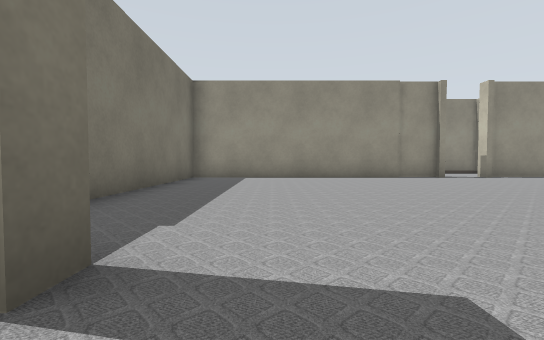
view 1 (above)

22 first-person views from a walk through a Gazebo world. The camera is 0.5 m above the floor, tilts 2° down and sees 90° across. Floor lines are 1 m apart. The floor is counted in squares, 1 m on a side. Each view is taken from the middle of a square. On the plan, view 1 faces up. The plan holds only what a view shows up to about 9 squares ahead; the rest is blank. The place goes on beyond the plan. The robots in the file are not drawn.

view 2
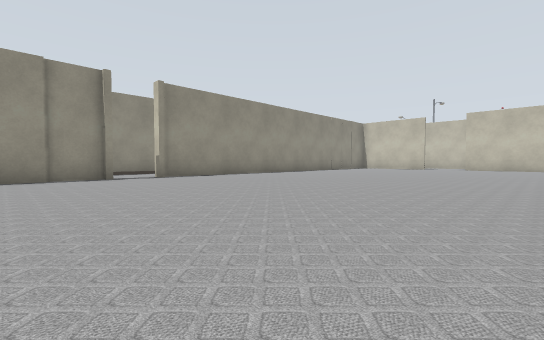

view 3
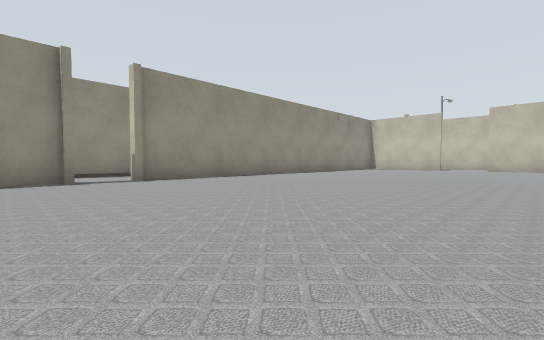

view 4
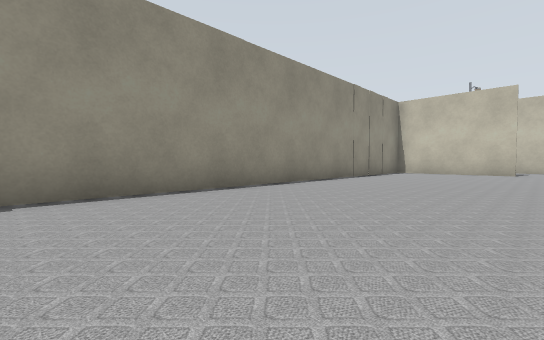

view 5
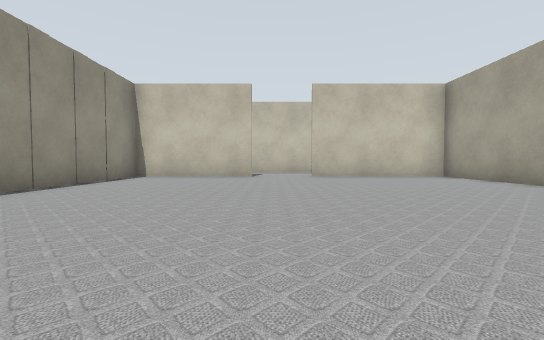

view 6
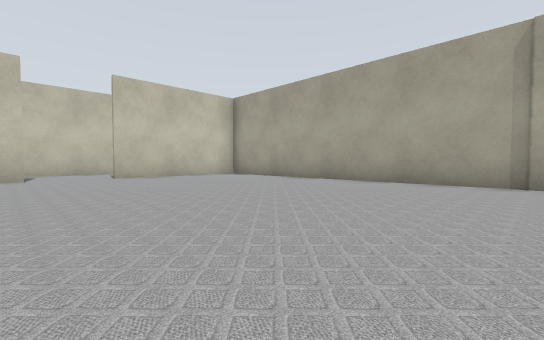

view 7
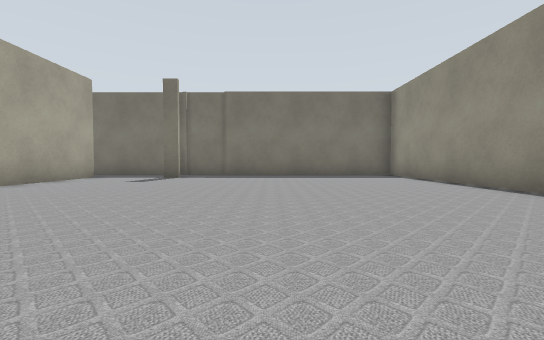

view 8
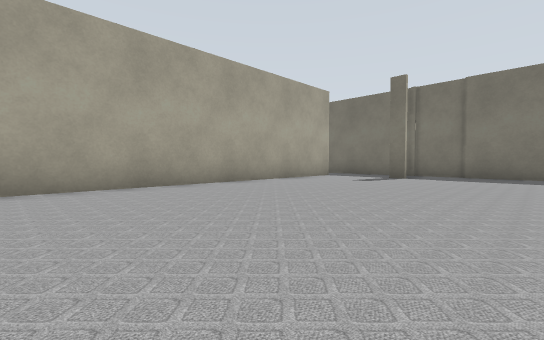

view 9
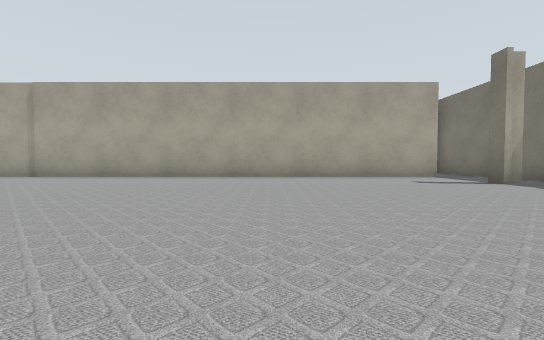

view 10
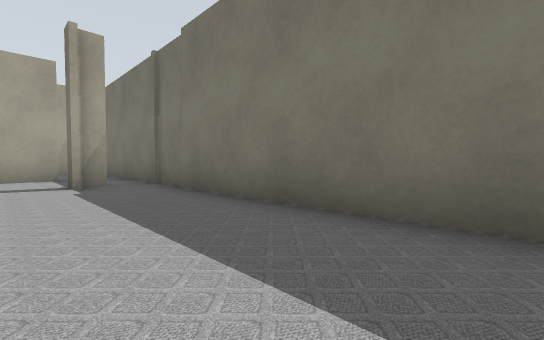

view 11
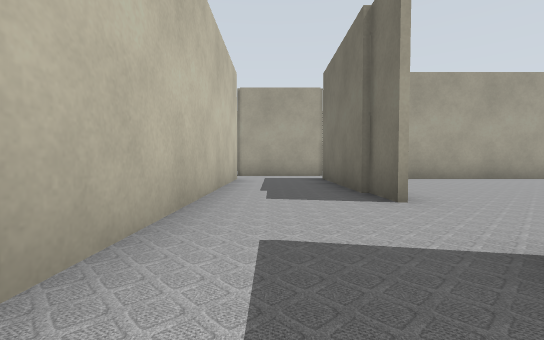

view 12
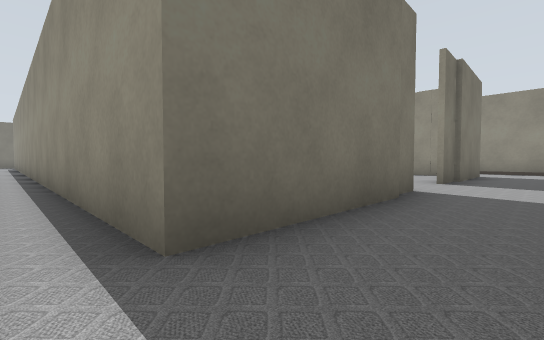

view 13
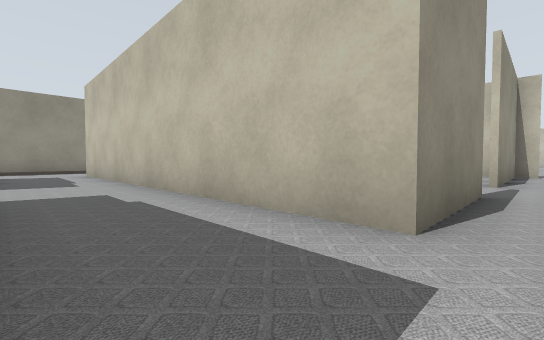

view 14
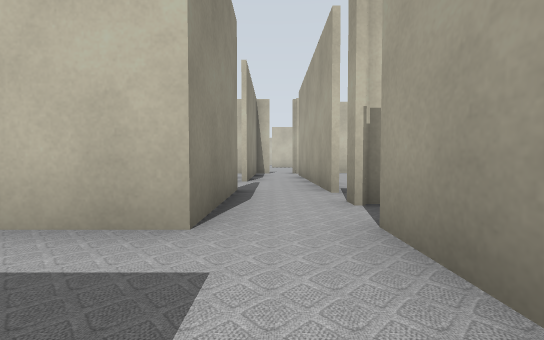

view 15
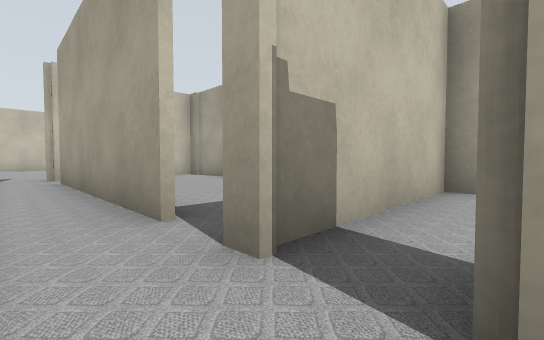

view 16
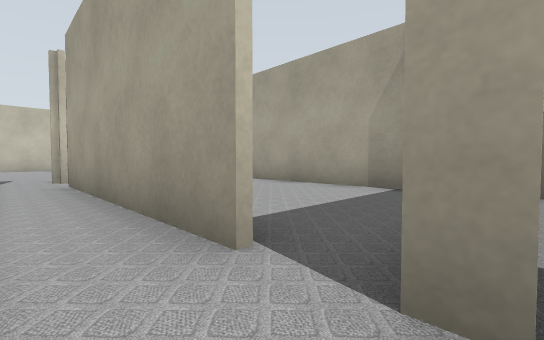

view 17
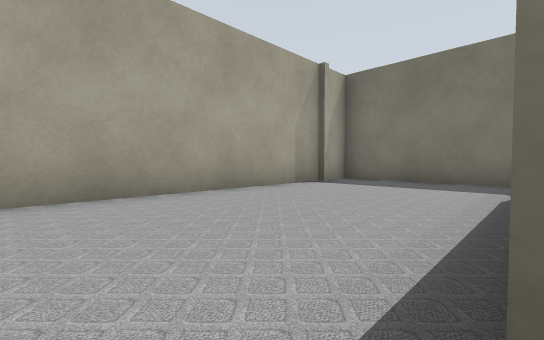

view 18
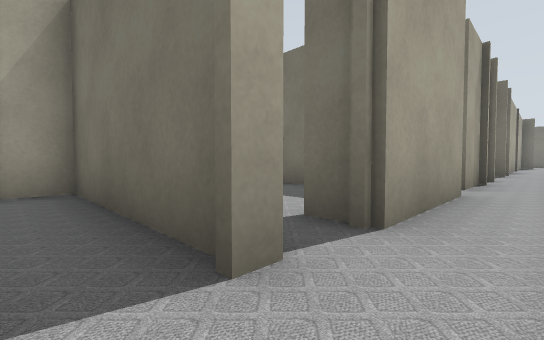

view 19
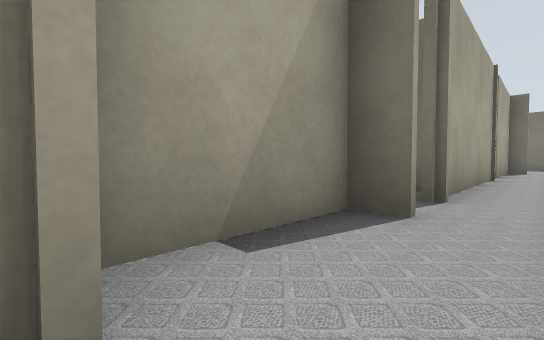

view 20
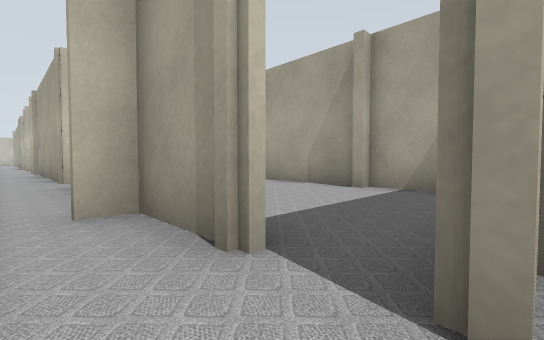

view 21
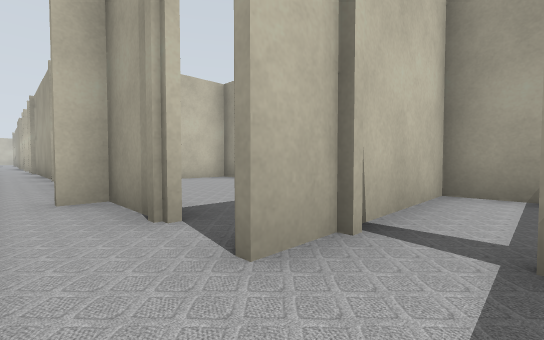

view 22
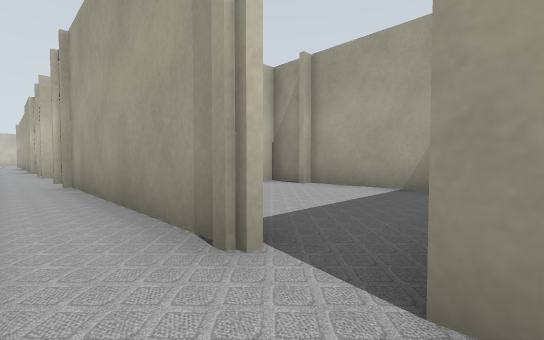

### Floor plan
Points are (right, up) in squares from view 1. A wall is a line through its corners. A room is listed if a view was taken in it or the views show most of it. See-through windows are left out.
Room 1 (views 1, 2, 3, 4, 5, 6, 7, 8, 9, 10)
walls: (5.1, 8.2) (-2.3, 8.2) (-2.3, -1); (-0.9, 1.4) (-0.9, 0.8); (19.4, 4.5) (19.4, 8.2) (6.2, 8.2); (-1.5, 1.1) (-1, 1.1); (-1.1, -1.2) (19.4, -1.2) (19.4, 2.9)
ways out: opening at (19, 3.5) to room 2; gap at (-1, -1) to room 6; opening at (6, 8)
Room 2 (view 11)
walls: (19.6, 2.9) (19.6, 1.5); (21.9, 1.5) (21.9, 7.4); (19.6, 7.5) (19.6, 4.6)
ways out: opening at (19, 3.5) to room 1; opening at (21, 1) to room 3; opening at (21, 7)
Room 3 (views 12, 15, 16, 18)
walls: (24.8, -1.4) (21.9, -1.4) (21.9, 1.5); (24.1, -2.9) (29.5, -2.9); (20.6, -2.9) (22, -2.9); (30.5, -1.4) (26.4, -1.4); (30.5, -2) (30.5, -0.6); (19.6, 1.5) (19.6, -1.4)
ways out: opening at (21, 1) to room 2; opening at (20, -2) to room 4; opening at (30, -3) to room 5; gap at (24, -3) to room 5; opening at (25.5, -1); gap at (31, -2.5)
Room 4 (views 13, 14, 19)
walls: (17, -2.9) (18.5, -2.9); (19.2, -2.9) (20.6, -2.9); (19.6, -1.4) (15.4, -1.4)
ways out: opening at (20, -2) to room 3; opening at (15, -2) to room 6; opening at (19, -3)
Room 5 (view 17)
walls: (23.2, -2.9) (23.2, -7); (22.6, -6.9) (30.1, -6.9)
ways out: opening at (30, -3) to room 3; gap at (24, -3) to room 3
Room 6 (views 20, 21, 22)
walls: (7, -2.9) (12.5, -2.9); (2.7, -3) (2.7, -2.4); (1, -2.9) (6.2, -2.9); (13.5, -2.8) (13.5, -3.4) (15.8, -3.4); (15.4, -1.4) (8.8, -1.4); (-1.6, -3.6) (-0.9, -3.6); (-2.3, -1) (-2.3, -3)
ways out: gap at (-1, -1) to room 1; opening at (15, -2) to room 4; gap at (1, -3) to room 7; gap at (-1, -4); gap at (7, -3)
Room 7 (no view inside)
walls: (2.6, -6.9) (6, -6.9) (6, -5.5); (1.1, -6.9) (2.4, -6.9)
ways out: gap at (1, -3) to room 6

Where each view was taken, in squares from view 1:
view 1: 0 up, 0 right, facing up
view 2: 0 up, 3 right, facing up-right
view 3: 1 up, 4 right, facing up-right
view 4: 4 up, 8 right, facing up-right
view 5: 4 up, 11 right, facing right
view 6: 5 up, 11 right, facing down-right
view 7: 4 up, 7 right, facing left
view 8: 4 up, 7 right, facing down-left
view 9: 7 up, 4 right, facing down
view 10: 7 up, 0 right, facing down-left
view 11: 6 up, 21 right, facing down
view 12: 2 down, 21 right, facing up-left
view 13: 2 down, 20 right, facing up-right
view 14: 2 down, 20 right, facing right
view 15: 2 down, 22 right, facing down-right
view 16: 2 down, 23 right, facing down-right
view 17: 3 down, 30 right, facing down-left
view 18: 2 down, 24 right, facing down-left
view 19: 2 down, 16 right, facing down-left
view 20: 2 down, 0 right, facing down-right
view 21: 2 down, 1 left, facing down-right
view 22: 2 down, 6 right, facing down-right
